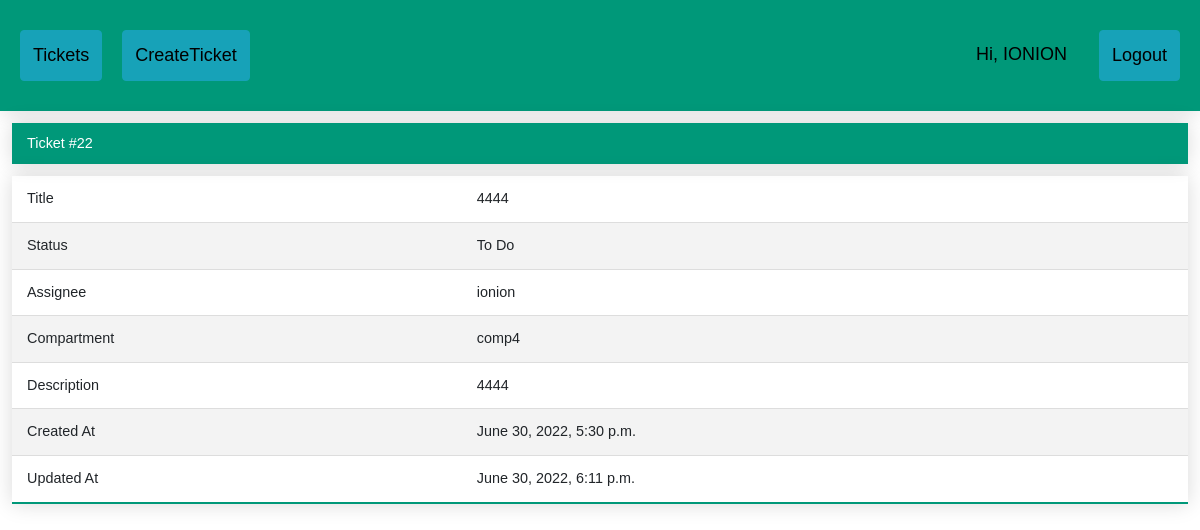
Screenshot of /ticket/22 (signed in) with the database file from the repository.
### ticketApp/models.py (models this page shows)
class Ticket(models.Model):
	title = models.CharField(max_length=100)
	assignee = models.ForeignKey(User, null=True, blank=True, on_delete=models.CASCADE)
	status = models.CharField(max_length=25, choices=TicketStatus.choices, default=TicketStatus.TO_DO)
	compartment = models.CharField(max_length=25, choices=Compartiment.choices, default=Compartiment.comp1)
	description = models.TextField()
	created_at = models.DateTimeField('created at', auto_now_add=True)
	updated_at = models.DateTimeField('updated at', auto_now=True)

### ticketApp/views.py (the view)
# urls.py: path('ticket/<int:ticket_id>', views.ticket_by_id, name='ticket_by_id'),
def ticket_by_id(request, ticket_id):
	if request.user.is_authenticated:
		ticket = Ticket.objects.get(pk=ticket_id)
		if request.user == ticket.assignee or request.user.is_superuser:
			return render(request, 'ticket_by_id.html', {'ticket': ticket})
		else:
			return redirect('index')
	return render(request, 'index.html')

### ticketApp/templates/ticket_by_id.html (shortened to what this page needs)
{% extends 'base.html' %}
{% block content %}
<div class="ticket">
 <table class="styled-table">
 <h2> Ticket #{{ticket.id}}</h2>
 <tbody>
  <tr>
   <td>Title</td>
   <td>{{ticket.title}}</td>
  </tr>
  <tr>
   <td>Status</td>
   <td>{{ticket.status}}</td>
  </tr>
  <tr>
   <td>Assignee</td>
   <td>{{ticket.assignee}}</td>
  </tr>
    <tr>
   <td>Compartment</td>
   <td>{{ticket.compartment}}</td>
  </tr>
  <tr>
   <td>Description</td>
   <td>{{ticket.description}}</td>
  </tr>
  <tr>
   <td>Created At</td>
   <td>{{ticket.created_at}}</td>
  </tr>
  <tr>
   <td>Updated At</td>
   <td>{{ticket.updated_at}}</td>
  </tr>
 </tbody>
 </table>
</div>
{% endblock %}

### ticketApp/templates/base.html (shortened to what this page needs)
<!DOCTYPE html>
<html>
<head>
  {% load static %}
  <link rel="stylesheet" href="https://stackpath.bootstrapcdn.com/bootstrap/4.4.1/css/bootstrap.min.css"
>
  <link rel="stylesheet" type="text/css" href="{% static 'css/style.css' %}">
</head>
<body>
  <div class="header">
    <a href="{% url 'index' %}" style="margin:10px;" class="btn btn-info">Tickets</a>
    {% if user.is_authenticated %}
    <a href="{% url 'CreateTicket' %}" style="margin:10px;" class="btn btn-info">CreateTicket</a>
    {% endif %}
    <div class="header-right">
      {% if user.is_authenticated %}
          <a style="margin:10px;" >Hi, {{ request.user.username|upper }}</a>
      <a class="btn btn-info" href="/logout_request" style="margin:10px;">Logout</a>
      {% else %}
      <a href="{% url 'login_request' %}" class="btn btn-info">Login</a>
      {% endif %}
    </div>
  </div>
   <div id="body">
   {% block content %}{% endblock %}
  </div>
</body>
</html>

### ticketApp/static/css/style.css (style rules this page uses)
.header { overflow: hidden; background-color: #009879; padding: 20px 10px; min-width: 200px; box-shadow: 0 0 20px rgba(0, 0, 0, 0.15); }
.header a { float: left; color: black; text-align: center; padding: 12px; text-decoration: none; font-size: 18px; font-family: sans-serif; line-height: 25px; border-radius: 4px; }
.header-right { float: right; }
.styled-table { border-collapse: collapse; margin: 25px 0; width:98%; margin-top: 1%; margin-left:1%; margin-right:1%; font-size: 0.9em; font-family: sans-serif; min-width: 200px; box-shadow: 0 0 20px rgba(0, 0, 0, 0.15); }
.styled-table th, .styled-table td { padding: 12px 15px; }
.styled-table tbody tr { border-bottom: 1px solid #dddddd; }
.styled-table tbody tr:nth-of-type(even) { background-color: #f3f3f3; }
.styled-table tbody tr:last-of-type { border-bottom: 2px solid #009879; }
.ticket h2 { background-color: #009879; color: #ffffff; text-align: left; box-shadow: 0 0 20px rgba(0, 0, 0, 0.15); padding: 12px 15px; margin-top: 1%; margin-left:1%; margin-right: 1%; font-size: 0.9em; font-family: sans-serif; min-width: 200px; }

### rows the page displays
Ticket: id "22", title "4444", status "To Do", assignee "ionion", compartment "comp4", description "4444", created_at "June 30, 2022, 5:30 p.m.", updated_at "June 30, 2022, 6:11 p.m."

### other values shown
{{ request.user.username|upper }} "IONION"
